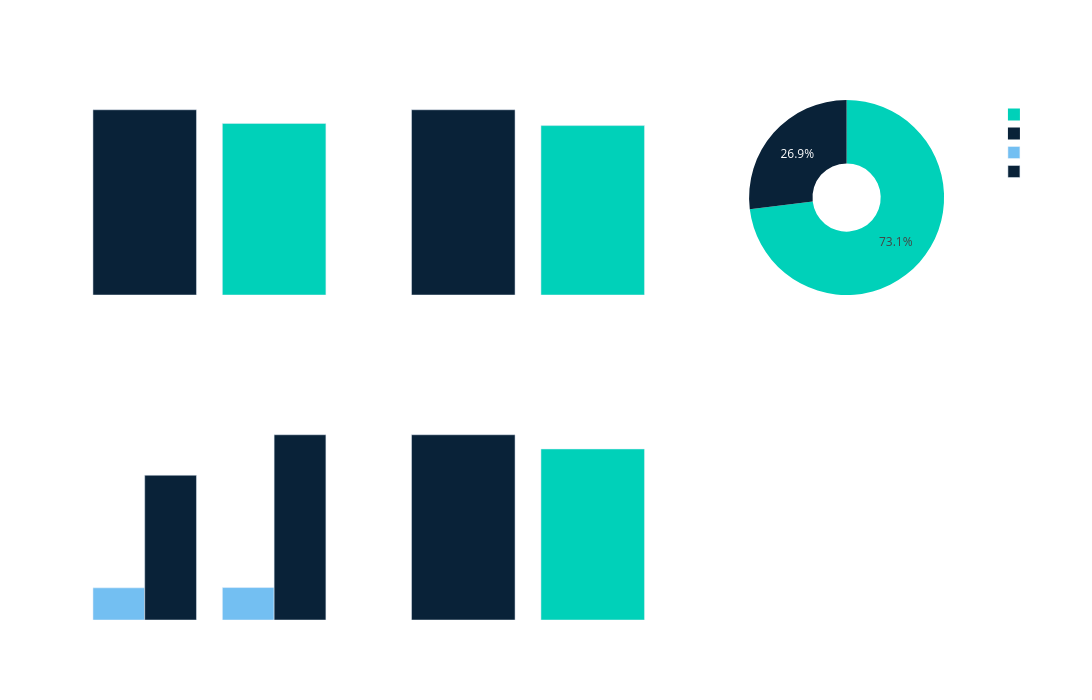

The notebook cell saved with this chart:
### Markdown cell above
## Descriptive Statistics & Class Distribution Visualization

Parses the federated analytics responses and plots a 2x3 grid of charts summarizing the class-level intensity statistics and class distribution across both sites.

### Code cell
means = {label: std_response.output[label]['mean'] for label in std_response.output.keys()}
stds = {label: std_response.output[label]['stddev'] for label in std_response.output.keys()}
mins = {label: min_response.output[label][variable_col] for label in min_response.output.keys()}
maxs = {label: max_response.output[label][variable_col] for label in max_response.output.keys()}
medians = {label: median_response.output[label][variable_col] for label in median_response.output.keys()}
counts = {label: count_response.output[label]['count'] for label in count_response.output.keys()}

labels = list(means.keys())
label_names = [f"Label {l}" for l in labels]

fig = make_subplots(
    rows=2, cols=3,
    subplot_titles=(
        f"Mean {variable_col}", f"Std dev of {variable_col}", "Class distribution",
        f"Intensity range of {variable_col} (min / max)", f"Median {variable_col}", "",
    ),
    specs=[
        [{"type": "bar"}, {"type": "bar"}, {"type": "domain"}],
        [{"type": "bar"}, {"type": "bar"}, {"type": "xy"}],
    ],
)

fig.add_trace(go.Bar(x=label_names, y=list(means.values()), marker_color=CLASS_COLORS, showlegend=False), row=1, col=1)
fig.add_trace(go.Bar(x=label_names, y=list(stds.values()), marker_color=CLASS_COLORS, showlegend=False), row=1, col=2)
fig.add_trace(go.Pie(labels=label_names, values=list(counts.values()), marker=dict(colors=CLASS_COLORS), hole=0.35), row=1, col=3)

fig.add_trace(go.Bar(x=label_names, y=list(mins.values()), name="Min", marker_color=RHINO_SKY, opacity=0.55), row=2, col=1)
fig.add_trace(go.Bar(x=label_names, y=list(maxs.values()), name="Max", marker_color=RHINO_NAVY), row=2, col=1)
fig.add_trace(go.Bar(x=label_names, y=list(medians.values()), marker_color=CLASS_COLORS, showlegend=False), row=2, col=2)

fig.update_xaxes(row=2, col=3, visible=False)
fig.update_yaxes(row=2, col=3, visible=False)

fig.update_xaxes(gridcolor=_GRID_COLOR, linecolor=_GRID_COLOR)
fig.update_yaxes(gridcolor=_GRID_COLOR, linecolor=_GRID_COLOR)
fig.update_layout(
    title_text="Class-Level Intensity Summary",
    height=700, width=1100,
    barmode="group",
    **_TRANSPARENT,
)
fig.show()
print(f"Finished Plotting Metrics.")

### Figure 1 — Plotly figure (JSON) as saved in the notebook; plotly's stock layout.template omitted (floating-point values rounded to 4 significant figures)
{"data": [{"marker": {"color": ["#092238", "#00D1B9"]}, "showlegend": false, "type": "bar", "x": ["Label 1", "Label 0"], "xaxis": "x", "y": [85.98, 79.63], "yaxis": "y"}, {"marker": {"color": ["#092238", "#00D1B9"]}, "showlegend": false, "type": "bar", "x": ["Label 1", "Label 0"], "xaxis": "x2", "y": [22.12, 20.23], "yaxis": "y2"}, {"domain": {"x": [0.7111, 1], "y": [0.625, 1]}, "hole": 0.35, "labels": ["Label 1", "Label 0"], "marker": {"colors": ["#092238", "#00D1B9"]}, "type": "pie", "values": [210, 570]}, {"marker": {"color": "#008AE8"}, "name": "Min", "opacity": 0.55, "type": "bar", "x": ["Label 1", "Label 0"], "xaxis": "x3", "y": [29.32, 29.55], "yaxis": "y3"}, {"marker": {"color": "#092238"}, "name": "Max", "type": "bar", "x": ["Label 1", "Label 0"], "xaxis": "x3", "y": [131.9, 168.8], "yaxis": "y3"}, {"marker": {"color": ["#092238", "#00D1B9"]}, "showlegend": false, "type": "bar", "x": ["Label 1", "Label 0"], "xaxis": "x4", "y": [86.47, 79.83], "yaxis": "y4"}], "layout": {"annotations": [{"font": {"size": 16}, "showarrow": false, "text": "Mean mean_intensity", "x": 0.1444, "xanchor": "center", "xref": "paper", "y": 1, "yanchor": "bottom", "yref": "paper"}, {"font": {"size": 16}, "showarrow": false, "text": "Std dev of mean_intensity", "x": 0.5, "xanchor": "center", "xref": "paper", "y": 1, "yanchor": "bottom", "yref": "paper"}, {"font": {"size": 16}, "showarrow": false, "text": "Class distribution", "x": 0.8556, "xanchor": "center", "xref": "paper", "y": 1, "yanchor": "bottom", "yref": "paper"}, {"font": {"size": 16}, "showarrow": false, "text": "Intensity range of mean_intensity (min / max)", "x": 0.1444, "xanchor": "center", "xref": "paper", "y": 0.375, "yanchor": "bottom", "yref": "paper"}, {"font": {"size": 16}, "showarrow": false, "text": "Median mean_intensity", "x": 0.5, "xanchor": "center", "xref": "paper", "y": 0.375, "yanchor": "bottom", "yref": "paper"}], "barmode": "group", "font": {"color": "white"}, "height": 700, "paper_bgcolor": "rgba(0,0,0,0)", "plot_bgcolor": "rgba(0,0,0,0)", "title": {"text": "Class-Level Intensity Summary"}, "width": 1100, "xaxis": {"anchor": "y", "domain": [0, 0.2889], "gridcolor": "rgba(255,255,255,0.15)", "linecolor": "rgba(255,255,255,0.15)"}, "xaxis2": {"anchor": "y2", "domain": [0.3556, 0.6444], "gridcolor": "rgba(255,255,255,0.15)", "linecolor": "rgba(255,255,255,0.15)"}, "xaxis3": {"anchor": "y3", "domain": [0, 0.2889], "gridcolor": "rgba(255,255,255,0.15)", "linecolor": "rgba(255,255,255,0.15)"}, "xaxis4": {"anchor": "y4", "domain": [0.3556, 0.6444], "gridcolor": "rgba(255,255,255,0.15)", "linecolor": "rgba(255,255,255,0.15)"}, "xaxis5": {"anchor": "y5", "domain": [0.7111, 1], "gridcolor": "rgba(255,255,255,0.15)", "linecolor": "rgba(255,255,255,0.15)", "visible": false}, "yaxis": {"anchor": "x", "domain": [0.625, 1], "gridcolor": "rgba(255,255,255,0.15)", "linecolor": "rgba(255,255,255,0.15)"}, "yaxis2": {"anchor": "x2", "domain": [0.625, 1], "gridcolor": "rgba(255,255,255,0.15)", "linecolor": "rgba(255,255,255,0.15)"}, "yaxis3": {"anchor": "x3", "domain": [0, 0.375], "gridcolor": "rgba(255,255,255,0.15)", "linecolor": "rgba(255,255,255,0.15)"}, "yaxis4": {"anchor": "x4", "domain": [0, 0.375], "gridcolor": "rgba(255,255,255,0.15)", "linecolor": "rgba(255,255,255,0.15)"}, "yaxis5": {"anchor": "x5", "domain": [0, 0.375], "gridcolor": "rgba(255,255,255,0.15)", "linecolor": "rgba(255,255,255,0.15)", "visible": false}}}
